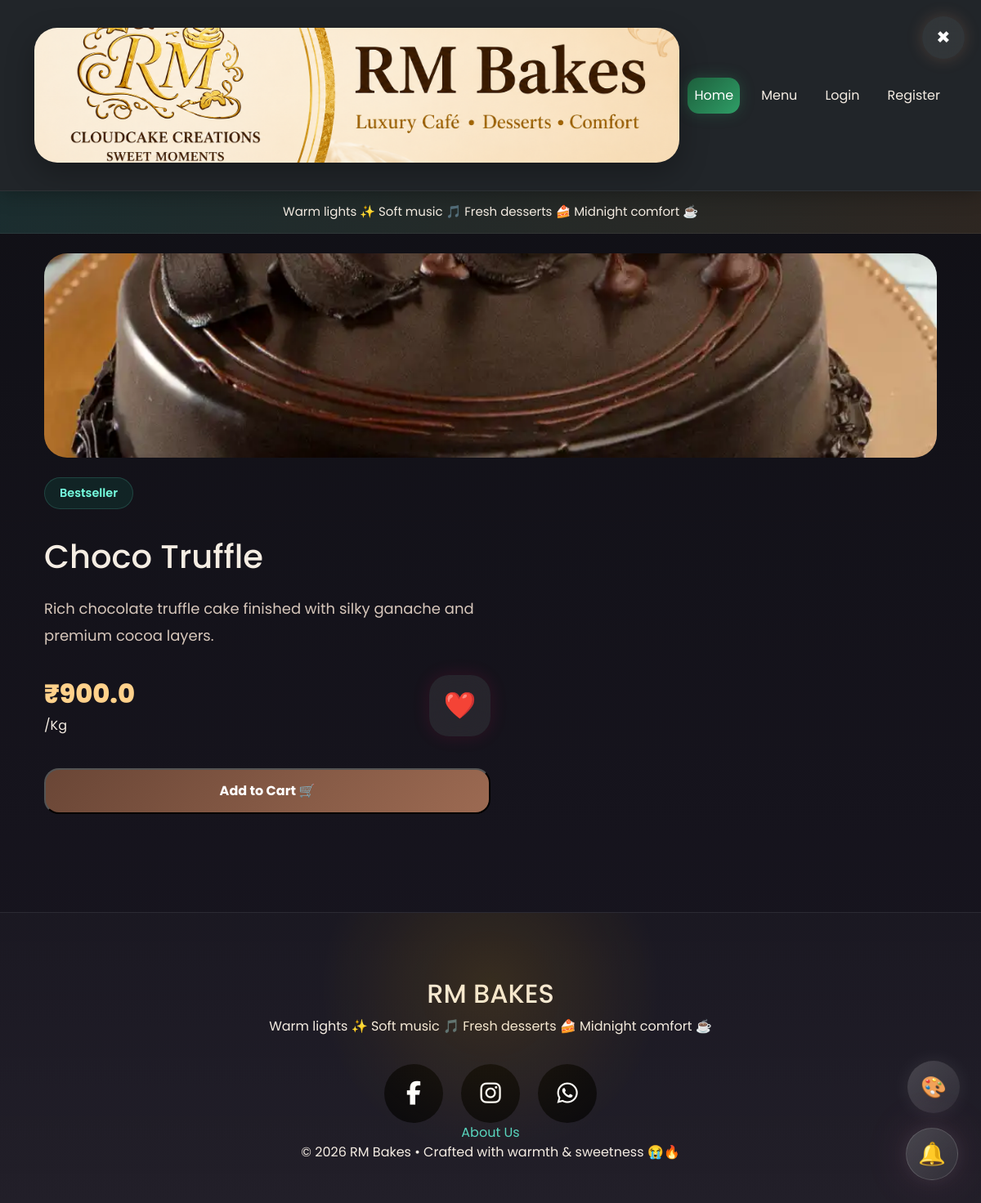
The app's page /product/2 with its own data.
### database.py (models this page shows)
class Product(db.Model):
    __tablename__ = "products"
    product_id = db.Column(
        db.Integer,
        primary_key=True
    )
    product_name = db.Column(
        db.String(200),
        nullable=False
    )
    product_description = db.Column(
        db.Text,
        nullable=False
    )
    product_price = db.Column(
        db.Float,
        nullable=False
    )
    product_unit = db.Column(
        db.String(50),
        nullable=False
    )
    product_image = db.Column(
        db.String(300)
    )
    product_tags = db.Column(
        db.String(300)
    )
    product_category = db.Column(
        db.String(100),
        default="cakes"
    )

### routes/product_routes.py (the view, shortened to what this page needs)
@product_bp.route(
    "/product/<int:product_id>"
)
def product_details(product_id):
    product = Product.query.get_or_404(
        product_id
    )
    is_favourite = False
    return render_template(
        "product_details.html",
        product=product,
        is_favourite=is_favourite
    )

### app.py (called while the page is built, shortened)
@app.context_processor
def inject_notification_count():
    unread_notifications_count = 0
    return dict(
        unread_notifications_count=
            unread_notifications_count
    )

### templates/product_details.html (shortened to what this page needs)
{% extends "base.html" %}
{% block content %}
<a href="{{ url_for('product.products') }}"
   class="floating-close-btn">
    ×
</a>
<div class="container
   product-detail-page">
    <div class="product-details-image-wrapper">
    {% if product.product_image %}
    <img
        src="{{ url_for('static', filename='uploads/' + product.product_image) }}"
        alt="{{ product.product_name }}"
        class="product-details-image"
    >
    {% endif %}
</div>
    <div class="col-lg-6">
        <span class="product-tag">
            {{ product.product_tags }}
        </span>
        <h1 class="main-title mt-3">
            {{ product.product_name }}
        </h1>
        <p class="mt-4 product-description">
            {{ product.product_description }}
        </p>
        <div class="price-favourite-row">
    <div>
        <h2 class="product-price">
            ₹{{ product.product_price }}
        </h2>
        <p>
            {{ product.product_unit }}
        </p>
    </div>
    <button
        class="favourite-btn-detail
        "
        id="favouriteBtn"
        onclick="toggleFavourite(
            {{ product.product_id }}
        )"
    >
        ❤️
    </button>
</div>
        <div class="mt-4 d-flex gap-3">
            <button
    class="add-cart-btn"
    onclick="addToCart(
        {{ product.product_id }},
        {{ 'true' if current_user.is_authenticated else 'false' }}
    )"
>
    Add to Cart 🛒
</button>
        </div>
    </div>
</div>
{% endblock %}

### static/css/style.css (style rules this page uses)
* { margin:0; padding:0; box-sizing:border-box; }
html { scroll-behavior:smooth; }
body { font-family:'Poppins',sans-serif; background: linear-gradient( 135deg, #1a120f, #241713, #2b1c16 ); color:#f5ede3; min-height:100vh; overflow-x:hidden; }
a { text-decoration:none; color:#57d6c1; transition:0.3s; }
.product-tag { display:inline-block; background: rgba(87,214,193,0.14); border: 1px solid rgba(87,214,193,0.2); color:#57d6c1; padding:8px 18px; border-radius:40px; margin-bottom:18px; }
.product-description { color:#d7c7bb; line-height:1.8; font-size:18px; }
.product-price { color:#fff; font-size:26px; font-weight:700; margin-top:20px; }
.floating-close-btn { position:absolute; top:20px; right:20px; width:52px; height:52px; border:none; border-radius:50%; background: rgba(255,255,255,0.08); backdrop-filter:blur(10px); color:white; font-size:28px; font-weight:700; display:flex; align-items:center; justify-content:center; box-shadow: 0 0 20px rgba(255,170,120,0.18); transition:0.3s ease; z-index:5; }
h1,h2,h3,h4,h5,h6,p,label,span,small { color:#f5ede3; }
.view-btn, .add-cart-btn { flex:1; text-decoration:none; display:flex; align-items:center; justify-content:center; height:56px; border-radius:18px; font-weight:700; transition:0.3s ease; }
.add-cart-btn { background: linear-gradient( 135deg, #6a4636, #9c6a52 ); color:white !important; }
.product-details-image-wrapper { width:100%; height:250px; border-radius:28px; overflow:hidden; background: rgba(255,255,255,0.03); display:flex; align-items:center; justify-content:center; margin-bottom:24px; }
.product-details-image { width:100%; height:100%; object-fit:cover; display:block; }
.product-tag { align-self:flex-start; background:rgba(0,255,180,0.08); color:#76ffe0; border:1px solid rgba(118,255,224,0.15); padding:8px 18px; border-radius:999px; font-size:0.9rem; font-weight:600; }
.product-price { color:#ffd18b; font-size:2rem; font-weight:800; }

### static/css/style2.css (style rules this page uses)
:root { --rm-bg: #09070b; --rm-card: rgba(22, 18, 26, 0.82); --rm-border: rgba(255,255,255,0.06); --rm-text: #f8f3ee; --rm-subtext: rgba(255,255,255,0.68); --rm-gold: #ffcc8a; --rm-orange: #ff965f; --rm-red: #ff5e5e; --rm-green: #79ffcb; --rm-shadow: rgba(0,0,0,0.38); }

### templates/product_details.html (style rules this page uses)
.price-favourite-row { display:flex; justify-content:space-between; align-items:center; gap:20px; }
.favourite-btn-detail { width:75px; height:75px; border:none; border-radius:24px; font-size:32px; cursor:pointer; background: rgba(255,255,255,0.08); backdrop-filter:blur(18px); transition:0.45s ease; box-shadow: 0 0 22px rgba(255,0,100,0.12); }

### templates/base.html (style rules this page uses)
body { animation: pageEntry 1.2s ease; }
body.theme-midnight { background: linear-gradient( 180deg, #0f0f14, #191621 ); }

### records on screen
Product: product_image (picture), product_tags "Bestseller", product_name "Choco Truffle", product_description "Rich chocolate truffle cake finished with silky ganache and premium cocoa layers.", product_price "900.0", product_unit "/Kg"
